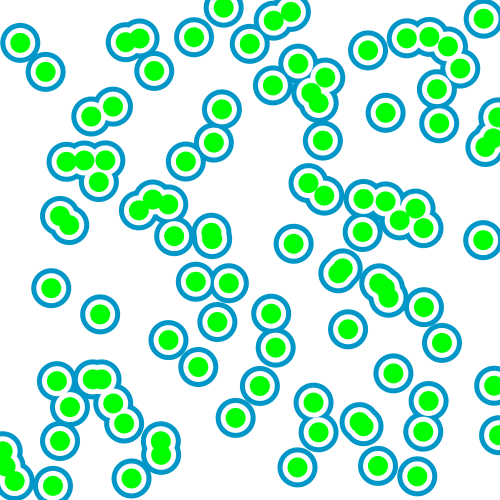
Frame 1 (no input)
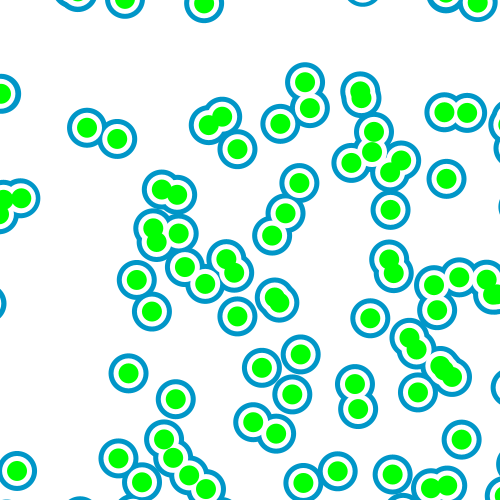
Frame 60 (the mouse pressed at the canvas centre just before this capture)
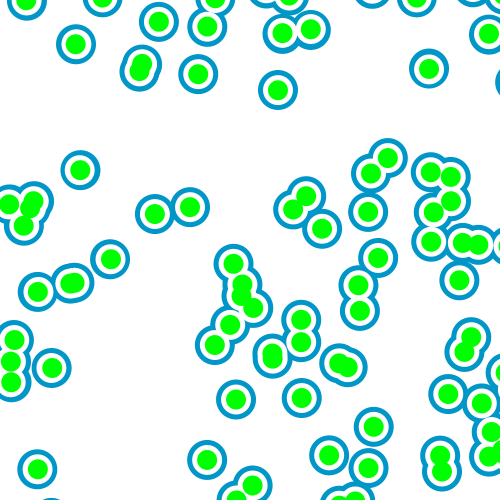
Frame 120 (the mouse held since frame 60 and released just before this capture)

The Processing sketch that drew these frames (run headless with seeded random() and noise(); from frame 60 on, the mouse is pressed at the canvas centre):

// Processing sketch: Celulas_cayendo
// ── Celulas_cayendo.pde
int MAX=100;
// declare array of positions
float[] myxlocs = new float[MAX];
float[] myylocs = new float[MAX];

Ring1[] myRings1 = new Ring1[MAX];
Ring2[] myRings2 = new Ring2[MAX];
Ring3[] myRings3 = new Ring3[MAX];

void setup() {
  size(500,500);
  // fill array with locations
  for(int i=0; i<MAX; i++) {
    myxlocs[i]=random(width);
    myylocs[i]=random(height);
  }

  for (int i = 0; i < MAX; i++) { 
    float tempxp = random(width);
    float tempyp = random(height);
    float tempxv = random(1,1.5);
    float tempyv = random(1,1.5);
    myRings1[i] = new Ring1(tempxp, tempyp, tempxv, tempyv);
    myRings2[i] = new Ring2(tempxp, tempyp, tempxv, tempyv);
    myRings3[i] = new Ring3(tempxp, tempyp, tempxv, tempyv);
  }
  smooth();
} 

void draw() {
  background(255);
  
  for (int i=0; i<MAX; i++) {
    myRings3[i].drive();
    myRings3[i].draw();
  }
  
  for (int i=0; i<MAX; i++) {
    myRings2[i].drive();
    myRings2[i].draw();
  }
  
  for (int i=0; i<MAX; i++) {
    myRings1[i].drive();
    myRings1[i].draw();
  }
}





// ── Ring1.pde
class Ring1 {

  float xpos;
  float ypos;
  float xvel;
  float yvel;
  float xsize;
  float ysize; 

  Ring1(float xp, float yp, float velx, float vely) {

    xpos = xp;
    ypos = yp;
    xvel = velx;
    yvel = vely;

    xsize = 20;
    ysize = xsize;
  }

  void draw () {
    ellipseMode(CENTER);
   // fill(0,100,255);
    fill(0,255,0);
    noStroke();
    ellipse(xpos, ypos, xsize, ysize);
  }

  void drive () {
    xpos = xpos + xvel;
    if (xpos > width + xsize) { 
  xpos = -xsize-20; 
    }
    ypos = ypos + yvel;
    if (ypos > width + ysize) { 
  ypos = -ysize-20; 
    }
  }
}


// ── Ring2.pde
class Ring2 {

  float xpos;
  float ypos;
  float xvel;
  float yvel;
  float xsize;
  float ysize; 
  
  Ring2(float xp, float yp, float velx, float vely) {
    xpos = xp;
    ypos = yp;
    xvel = velx;
    yvel = vely;

    xsize = 30;
    ysize = xsize;
  }

  void draw () {
    ellipseMode(CENTER);
    fill(255,255,255);
    noStroke();
    ellipse(xpos, ypos, xsize, ysize);
  }

  void drive () {
    xpos = xpos + xvel;
    if (xpos > width + xsize) { 
  xpos = -xsize+20-20; 
    }
    ypos = ypos + yvel;
    if (ypos > width + ysize) { 
  ypos = -ysize+20-20; 
    }
  }

}

// ── Ring3.pde
class Ring3 {

  float xpos;
  float ypos;
  float xvel;
  float yvel;
  float xsize;
  float ysize; 

  Ring3(float xp, float yp, float velx, float vely) {
    xpos = xp;
    ypos = yp;
    xvel = velx;
    yvel = vely;

    xsize = 40;
    ysize = xsize;
  }

  void draw () {
    ellipseMode(CENTER);
    fill(0,150,200);
    noStroke();
    ellipse(xpos, ypos, xsize, ysize);
  }

  void drive () {
    xpos = xpos + xvel;
    if (xpos > width + xsize) { 
  xpos = -xsize+40-20; 
    }
    ypos = ypos + yvel;
    if (ypos > width + ysize) { 
  ypos = -ysize+40-20; 
    }
  }
}
